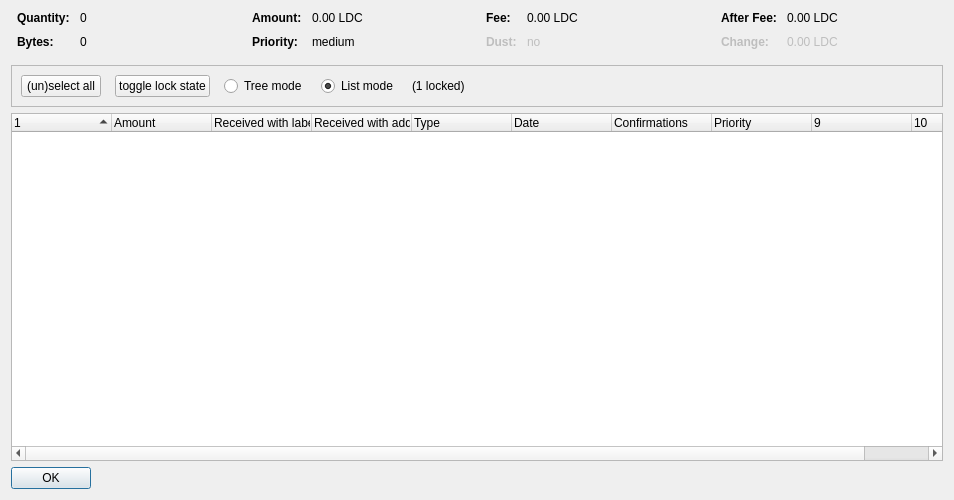
<?xml version="1.0" encoding="UTF-8"?>
<ui version="4.0">
 <class>CoinControlDialog</class>
 <widget class="QDialog" name="CoinControlDialog">
  <property name="geometry">
   <rect>
    <x>0</x>
    <y>0</y>
    <width>954</width>
    <height>500</height>
   </rect>
  </property>
  <property name="windowTitle">
   <string>Coin Selection</string>
  </property>
  <layout class="QVBoxLayout" name="verticalLayout">
   <item>
    <layout class="QHBoxLayout" name="horizontalLayoutTop" stretch="0,0,0,0">
     <property name="topMargin">
      <number>0</number>
     </property>
     <property name="bottomMargin">
      <number>10</number>
     </property>
     <item>
      <layout class="QFormLayout" name="formLayoutCoinControl1">
       <property name="horizontalSpacing">
        <number>10</number>
       </property>
       <property name="verticalSpacing">
        <number>10</number>
       </property>
       <property name="leftMargin">
        <number>6</number>
       </property>
       <property name="rightMargin">
        <number>6</number>
       </property>
       <item row="0" column="0">
        <widget class="QLabel" name="labelCoinControlQuantityText">
         <property name="font">
          <font>
           <weight>75</weight>
           <bold>true</bold>
          </font>
         </property>
         <property name="text">
          <string>Quantity:</string>
         </property>
        </widget>
       </item>
       <item row="0" column="1">
        <widget class="QLabel" name="labelCoinControlQuantity">
         <property name="cursor">
          <cursorShape>IBeamCursor</cursorShape>
         </property>
         <property name="contextMenuPolicy">
          <enum>Qt::ActionsContextMenu</enum>
         </property>
         <property name="text">
          <string notr="true">0</string>
         </property>
         <property name="textInteractionFlags">
          <set>Qt::LinksAccessibleByMouse|Qt::TextSelectableByKeyboard|Qt::TextSelectableByMouse</set>
         </property>
        </widget>
       </item>
       <item row="1" column="0">
        <widget class="QLabel" name="labelCoinControlBytesText">
         <property name="font">
          <font>
           <weight>75</weight>
           <bold>true</bold>
          </font>
         </property>
         <property name="text">
          <string>Bytes:</string>
         </property>
        </widget>
       </item>
       <item row="1" column="1">
        <widget class="QLabel" name="labelCoinControlBytes">
         <property name="cursor">
          <cursorShape>IBeamCursor</cursorShape>
         </property>
         <property name="contextMenuPolicy">
          <enum>Qt::ActionsContextMenu</enum>
         </property>
         <property name="text">
          <string notr="true">0</string>
         </property>
         <property name="textInteractionFlags">
          <set>Qt::LinksAccessibleByMouse|Qt::TextSelectableByKeyboard|Qt::TextSelectableByMouse</set>
         </property>
        </widget>
       </item>
      </layout>
     </item>
     <item>
      <layout class="QFormLayout" name="formLayoutCoinControl2">
       <property name="horizontalSpacing">
        <number>10</number>
       </property>
       <property name="verticalSpacing">
        <number>10</number>
       </property>
       <property name="leftMargin">
        <number>6</number>
       </property>
       <property name="rightMargin">
        <number>6</number>
       </property>
       <item row="0" column="0">
        <widget class="QLabel" name="labelCoinControlAmountText">
         <property name="font">
          <font>
           <weight>75</weight>
           <bold>true</bold>
          </font>
         </property>
         <property name="text">
          <string>Amount:</string>
         </property>
        </widget>
       </item>
       <item row="0" column="1">
        <widget class="QLabel" name="labelCoinControlAmount">
         <property name="cursor">
          <cursorShape>IBeamCursor</cursorShape>
         </property>
         <property name="contextMenuPolicy">
          <enum>Qt::ActionsContextMenu</enum>
         </property>
         <property name="text">
          <string notr="true">0.00 LDC</string>
         </property>
         <property name="textInteractionFlags">
          <set>Qt::LinksAccessibleByMouse|Qt::TextSelectableByKeyboard|Qt::TextSelectableByMouse</set>
         </property>
        </widget>
       </item>
       <item row="1" column="0">
        <widget class="QLabel" name="labelCoinControlPriorityText">
         <property name="font">
          <font>
           <weight>75</weight>
           <bold>true</bold>
          </font>
         </property>
         <property name="text">
          <string>Priority:</string>
         </property>
        </widget>
       </item>
       <item row="1" column="1">
        <widget class="QLabel" name="labelCoinControlPriority">
         <property name="cursor">
          <cursorShape>IBeamCursor</cursorShape>
         </property>
         <property name="contextMenuPolicy">
          <enum>Qt::ActionsContextMenu</enum>
         </property>
         <property name="text">
          <string>medium</string>
         </property>
         <property name="textInteractionFlags">
          <set>Qt::LinksAccessibleByMouse|Qt::TextSelectableByKeyboard|Qt::TextSelectableByMouse</set>
         </property>
        </widget>
       </item>
      </layout>
     </item>
     <item>
      <layout class="QFormLayout" name="formLayoutCoinControl3">
       <property name="horizontalSpacing">
        <number>10</number>
       </property>
       <property name="verticalSpacing">
        <number>10</number>
       </property>
       <property name="leftMargin">
        <number>6</number>
       </property>
       <property name="rightMargin">
        <number>6</number>
       </property>
       <item row="0" column="0">
        <widget class="QLabel" name="labelCoinControlFeeText">
         <property name="font">
          <font>
           <weight>75</weight>
           <bold>true</bold>
          </font>
         </property>
         <property name="text">
          <string>Fee:</string>
         </property>
        </widget>
       </item>
       <item row="0" column="1">
        <widget class="QLabel" name="labelCoinControlFee">
         <property name="cursor">
          <cursorShape>IBeamCursor</cursorShape>
         </property>
         <property name="contextMenuPolicy">
          <enum>Qt::ActionsContextMenu</enum>
         </property>
         <property name="text">
          <string notr="true">0.00 LDC</string>
         </property>
         <property name="textInteractionFlags">
          <set>Qt::LinksAccessibleByMouse|Qt::TextSelectableByKeyboard|Qt::TextSelectableByMouse</set>
         </property>
        </widget>
       </item>
       <item row="1" column="0">
        <widget class="QLabel" name="labelCoinControlLowOutputText">
         <property name="enabled">
          <bool>false</bool>
         </property>
         <property name="font">
          <font>
           <weight>75</weight>
           <bold>true</bold>
          </font>
         </property>
         <property name="text">
          <string>Dust:</string>
         </property>
        </widget>
       </item>
       <item row="1" column="1">
        <widget class="QLabel" name="labelCoinControlLowOutput">
         <property name="enabled">
          <bool>false</bool>
         </property>
         <property name="cursor">
          <cursorShape>IBeamCursor</cursorShape>
         </property>
         <property name="contextMenuPolicy">
          <enum>Qt::ActionsContextMenu</enum>
         </property>
         <property name="text">
          <string>no</string>
         </property>
         <property name="textInteractionFlags">
          <set>Qt::LinksAccessibleByMouse|Qt::TextSelectableByKeyboard|Qt::TextSelectableByMouse</set>
         </property>
        </widget>
       </item>
      </layout>
     </item>
     <item>
      <layout class="QFormLayout" name="formLayoutCoinControl4">
       <property name="horizontalSpacing">
        <number>10</number>
       </property>
       <property name="verticalSpacing">
        <number>10</number>
       </property>
       <property name="leftMargin">
        <number>6</number>
       </property>
       <property name="rightMargin">
        <number>6</number>
       </property>
       <item row="0" column="0">
        <widget class="QLabel" name="labelCoinControlAfterFeeText">
         <property name="font">
          <font>
           <weight>75</weight>
           <bold>true</bold>
          </font>
         </property>
         <property name="text">
          <string>After Fee:</string>
         </property>
        </widget>
       </item>
       <item row="0" column="1">
        <widget class="QLabel" name="labelCoinControlAfterFee">
         <property name="cursor">
          <cursorShape>IBeamCursor</cursorShape>
         </property>
         <property name="contextMenuPolicy">
          <enum>Qt::ActionsContextMenu</enum>
         </property>
         <property name="text">
          <string notr="true">0.00 LDC</string>
         </property>
         <property name="textInteractionFlags">
          <set>Qt::LinksAccessibleByMouse|Qt::TextSelectableByKeyboard|Qt::TextSelectableByMouse</set>
         </property>
        </widget>
       </item>
       <item row="1" column="0">
        <widget class="QLabel" name="labelCoinControlChangeText">
         <property name="enabled">
          <bool>false</bool>
         </property>
         <property name="font">
          <font>
           <weight>75</weight>
           <bold>true</bold>
          </font>
         </property>
         <property name="text">
          <string>Change:</string>
         </property>
        </widget>
       </item>
       <item row="1" column="1">
        <widget class="QLabel" name="labelCoinControlChange">
         <property name="enabled">
          <bool>false</bool>
         </property>
         <property name="cursor">
          <cursorShape>IBeamCursor</cursorShape>
         </property>
         <property name="contextMenuPolicy">
          <enum>Qt::ActionsContextMenu</enum>
         </property>
         <property name="text">
          <string notr="true">0.00 LDC</string>
         </property>
         <property name="textInteractionFlags">
          <set>Qt::LinksAccessibleByMouse|Qt::TextSelectableByKeyboard|Qt::TextSelectableByMouse</set>
         </property>
        </widget>
       </item>
      </layout>
     </item>
    </layout>
   </item>
   <item>
    <widget class="QFrame" name="frame">
     <property name="minimumSize">
      <size>
       <width>0</width>
       <height>40</height>
      </size>
     </property>
     <property name="frameShape">
      <enum>QFrame::StyledPanel</enum>
     </property>
     <property name="frameShadow">
      <enum>QFrame::Sunken</enum>
     </property>
     <layout class="QHBoxLayout" name="horizontalLayout">
      <item>
       <layout class="QHBoxLayout" name="horizontalLayoutPanel" stretch="0,0,0,0,0,0">
        <property name="spacing">
         <number>14</number>
        </property>
        <item>
         <widget class="QPushButton" name="pushButtonSelectAll">
          <property name="sizePolicy">
           <sizepolicy hsizetype="Maximum" vsizetype="Fixed">
            <horstretch>0</horstretch>
            <verstretch>0</verstretch>
           </sizepolicy>
          </property>
          <property name="text">
           <string>(un)select all</string>
          </property>
          <property name="autoDefault">
           <bool>false</bool>
          </property>
         </widget>
        </item>
        <item>
         <widget class="QPushButton" name="pushButtonToggleLock">
          <property name="sizePolicy">
           <sizepolicy hsizetype="Maximum" vsizetype="Fixed">
            <horstretch>0</horstretch>
            <verstretch>0</verstretch>
           </sizepolicy>
          </property>
          <property name="text">
           <string>toggle lock state</string>
          </property>
          <property name="autoDefault">
           <bool>false</bool>
          </property>
         </widget>
        </item>
        <item>
         <widget class="QRadioButton" name="radioTreeMode">
          <property name="sizePolicy">
           <sizepolicy hsizetype="Maximum" vsizetype="Fixed">
            <horstretch>0</horstretch>
            <verstretch>0</verstretch>
           </sizepolicy>
          </property>
          <property name="text">
           <string>Tree mode</string>
          </property>
         </widget>
        </item>
        <item>
         <widget class="QRadioButton" name="radioListMode">
          <property name="sizePolicy">
           <sizepolicy hsizetype="Maximum" vsizetype="Fixed">
            <horstretch>0</horstretch>
            <verstretch>0</verstretch>
           </sizepolicy>
          </property>
          <property name="text">
           <string>List mode</string>
          </property>
          <property name="checked">
           <bool>true</bool>
          </property>
         </widget>
        </item>
        <item>
         <widget class="QLabel" name="labelLocked">
          <property name="text">
           <string>(1 locked)</string>
          </property>
         </widget>
        </item>
        <item>
         <spacer name="horizontalSpacer">
          <property name="orientation">
           <enum>Qt::Horizontal</enum>
          </property>
          <property name="sizeHint" stdset="0">
           <size>
            <width>40</width>
            <height>20</height>
           </size>
          </property>
         </spacer>
        </item>
       </layout>
      </item>
     </layout>
    </widget>
   </item>
   <item>
    <widget class="CoinControlTreeWidget" name="treeWidget">
     <property name="contextMenuPolicy">
      <enum>Qt::CustomContextMenu</enum>
     </property>
     <property name="sortingEnabled">
      <bool>false</bool>
     </property>
     <property name="columnCount">
      <number>10</number>
     </property>
     <attribute name="headerShowSortIndicator" stdset="0">
      <bool>true</bool>
     </attribute>
     <attribute name="headerStretchLastSection">
      <bool>false</bool>
     </attribute>
     <column>
      <property name="text">
       <string/>
      </property>
     </column>
     <column>
      <property name="text">
       <string>Amount</string>
      </property>
     </column>
     <column>
      <property name="text">
       <string>Received with label</string>
      </property>
     </column>
     <column>
      <property name="text">
       <string>Received with address</string>
      </property>
     </column>
     <column>
      <property name="text">
       <string>Type</string>
      </property>
     </column>
     <column>
      <property name="text">
       <string>Date</string>
      </property>
     </column>
     <column>
      <property name="text">
       <string>Confirmations</string>
      </property>
      <property name="toolTip">
       <string>Confirmed</string>
      </property>
     </column>
     <column>
      <property name="text">
       <string>Priority</string>
      </property>
     </column>
     <column>
      <property name="text">
       <string/>
      </property>
     </column>
     <column>
      <property name="text">
       <string/>
      </property>
     </column>
    </widget>
   </item>
   <item>
    <widget class="QDialogButtonBox" name="buttonBox">
     <property name="sizePolicy">
      <sizepolicy hsizetype="Maximum" vsizetype="Fixed">
       <horstretch>0</horstretch>
       <verstretch>0</verstretch>
      </sizepolicy>
     </property>
     <property name="orientation">
      <enum>Qt::Horizontal</enum>
     </property>
     <property name="standardButtons">
      <set>QDialogButtonBox::Ok</set>
     </property>
    </widget>
   </item>
  </layout>
 </widget>
 <customwidgets>
  <customwidget>
   <class>CoinControlTreeWidget</class>
   <extends>QTreeWidget</extends>
   <header>coincontroltreewidget.h</header>
  </customwidget>
 </customwidgets>
 <resources/>
 <connections/>
</ui>
